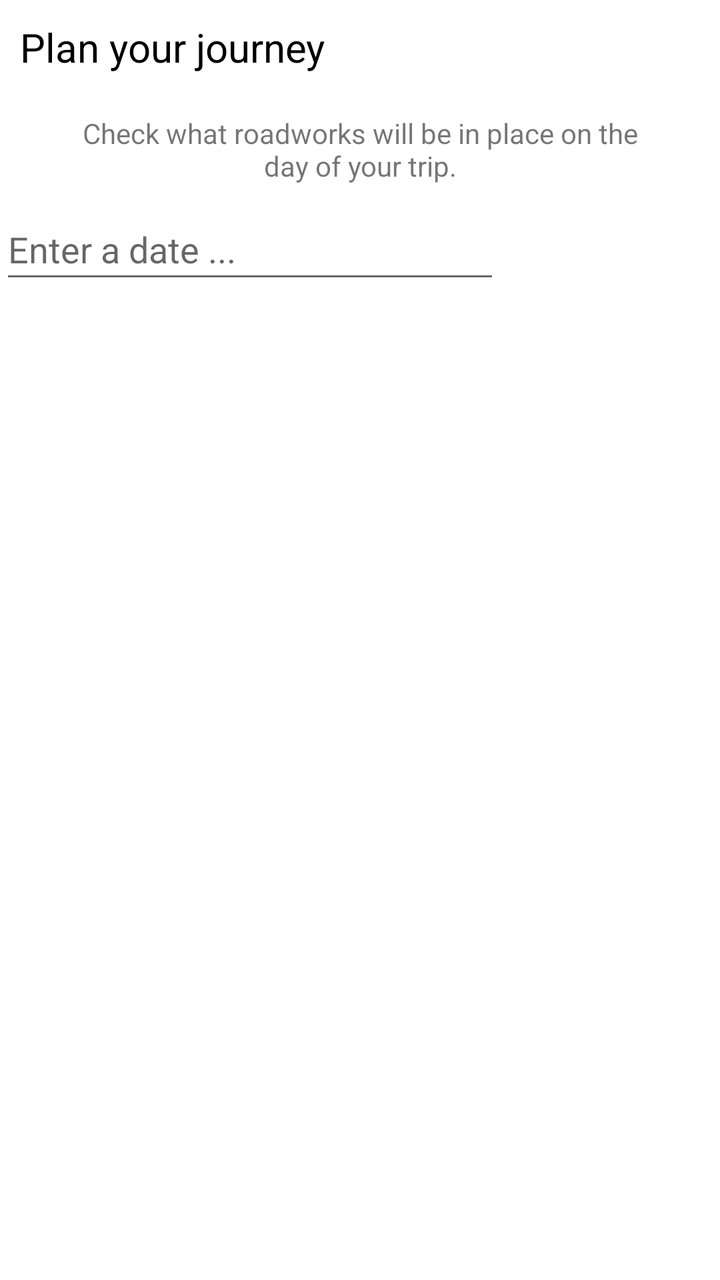
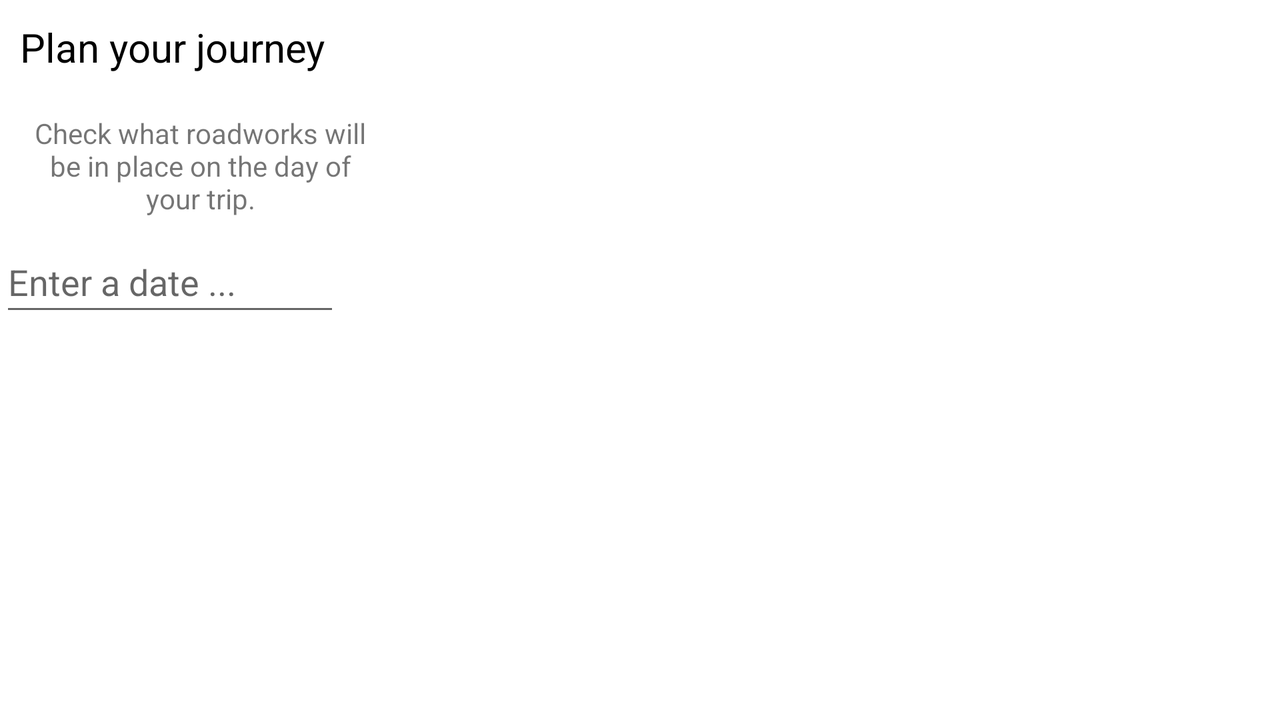

An Android layout and its configuration variant, each rendered on a device that would load it. The default file and the variant file are quoted in full after the pictures.
<!-- AndroidManifest.xml: application theme Theme.Vivaldo_Federico_S1828951 -->
<!-- res/layout/fragment_plan_journey.xml -->
<?xml version="1.0" encoding="utf-8"?>

<LinearLayout xmlns:android="http://schemas.android.com/apk/res/android"
    android:layout_width="match_parent"
    android:layout_height="match_parent"
    android:orientation="vertical"
    >

    <TextView
        android:id="@+id/check_by_road_heading"
        android:layout_width="wrap_content"
        android:layout_height="wrap_content"
        android:padding="10dp"
        android:text="Plan your journey"
        android:textColor="#000000"
        android:textSize="20sp" />


    <TextView
        android:layout_width="300dp"
        android:layout_height="wrap_content"
        android:text="Check what roadworks will be in place on the day of your trip."
        android:layout_gravity="center"
        android:gravity="center"
        android:paddingTop="10dp"
        android:paddingBottom="10dp"
        />

    <EditText
        android:id="@+id/plan_journey_date_picker"
        android:layout_width="250dp"
        android:layout_height="wrap_content"
        android:clickable="false"
        android:cursorVisible="false"
        android:focusable="false"
        android:focusableInTouchMode="false"
        android:hint="Enter a date ..."
        android:paddingBottom="10dp" />

    <ListView
        android:id="@+id/journey_list"
        android:layout_width="match_parent"
        android:layout_height="wrap_content"
        android:padding="10dp" />
</LinearLayout>
<!-- resources referenced by this layout -->
<resources>
  <style name="Theme.Vivaldo_Federico_S1828951" parent="Theme.MaterialComponents.DayNight.DarkActionBar">
          
          <item name="colorPrimary">@color/purple_500</item>
          <item name="colorPrimaryVariant">@color/purple_700</item>
          <item name="colorOnPrimary">@color/white</item>
          
          <item name="colorSecondary">@color/teal_200</item>
          <item name="colorSecondaryVariant">@color/teal_700</item>
          <item name="colorOnSecondary">@color/black</item>
          
          <item name="android:statusBarColor" tools:targetApi="l">?attr/colorPrimaryVariant</item>
          
      </style>
</resources>
<!-- res/layout-land/fragment_plan_journey.xml (the repository's variant of the layout above) -->
<!-- drawn on the phone turned sideways -->
<?xml version="1.0" encoding="utf-8"?>
<LinearLayout xmlns:android="http://schemas.android.com/apk/res/android"
    android:layout_width="match_parent"
    android:layout_height="match_parent"
    android:orientation="horizontal"
    >

    <LinearLayout
        android:layout_width="200dp"
        android:layout_height="match_parent"
        android:orientation="vertical">

    <TextView
        android:id="@+id/check_by_road_heading"
        android:layout_width="wrap_content"
        android:layout_height="wrap_content"
        android:padding="10dp"
        android:text="Plan your journey"
        android:textColor="#000000"
        android:textSize="20sp" />


    <TextView
        android:layout_width="170dp"
        android:layout_height="wrap_content"
        android:text="Check what roadworks will be in place on the day of your trip."
        android:layout_gravity="center"
        android:gravity="center"
        android:paddingTop="10dp"
        android:paddingBottom="10dp"
        />

    <EditText
        android:id="@+id/plan_journey_date_picker"
        android:layout_width="170dp"
        android:layout_height="wrap_content"
        android:clickable="false"
        android:cursorVisible="false"
        android:focusable="false"
        android:focusableInTouchMode="false"
        android:hint="Enter a date ..."
        android:paddingBottom="10dp" />

    </LinearLayout>

    <ListView
        android:id="@+id/journey_list"
        android:layout_width="match_parent"
        android:layout_height="wrap_content"
        android:padding="10dp" />
</LinearLayout>
